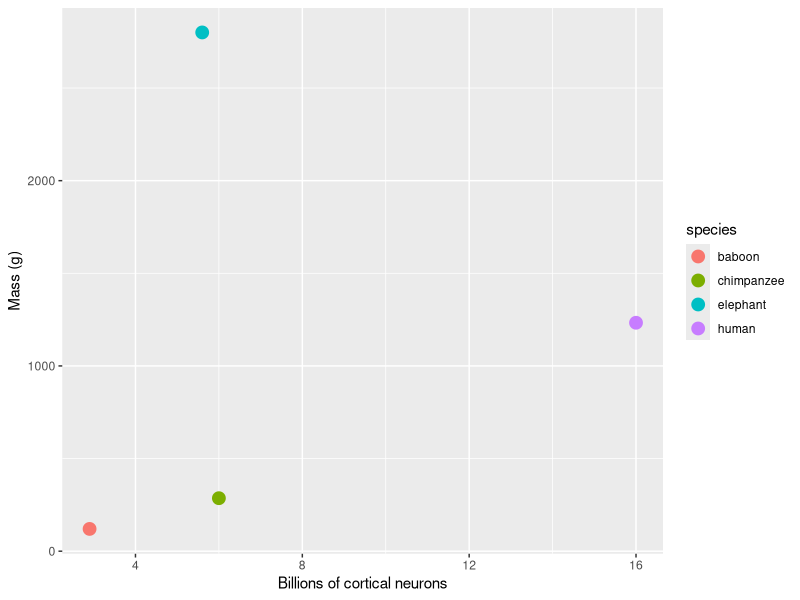

Source code (R):
## ---- chunk 1
knitr::opts_chunk$set(echo = FALSE)
library(tidyverse)
library(ggplot2)
## ---- chunk 2
brain <- data.frame(species = c('human', 'chimpanzee', 'elephant', 'baboon'),
                    neurons = c(16, 6, 5.6, 2.9),
                    mass = c(1233, 286, 2800, 120.2))

brain %>% 
  ggplot(.) +
  aes(x = neurons, y = mass, color = species) +
  geom_point(size = 4) +
  xlab("Billions of cortical neurons") +
  ylab("Mass (g)")
  theme(axis.text = element_text(size = 24),
        legend.text = element_text(size = 24),
        legend.title = element_text(size = 24),
        axis.title = element_text(size = 36))
